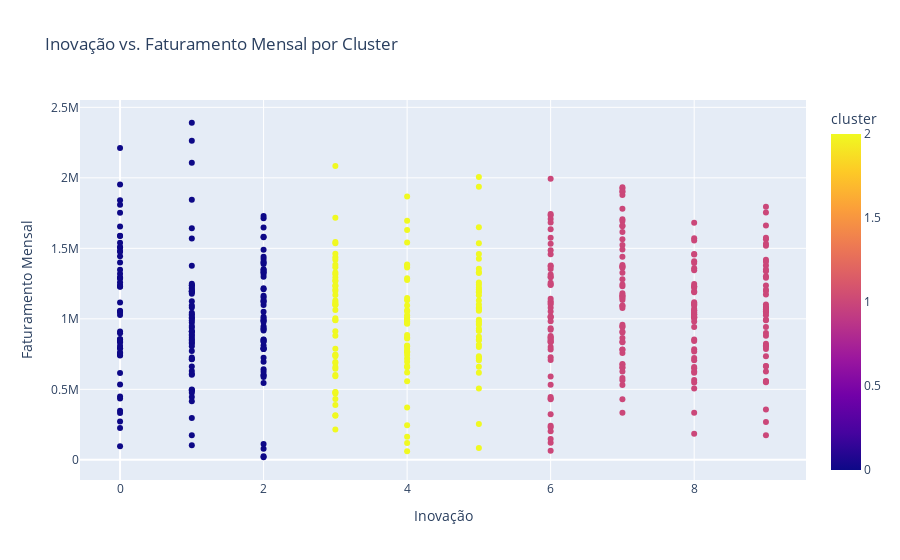

Source (notebook cell):
### Code cell
# Plot "inovacao" and "faturamento_mensal" by cluster
px.scatter(
    df,
    x="inovacao",
    y="faturamento_mensal",
    color="cluster",
    title="Inovação vs. Faturamento Mensal por Cluster",
    labels={"inovacao": "Inovação", "faturamento_mensal": "Faturamento Mensal"},
)

### Figure 1 — Plotly figure (JSON) as saved in the notebook; plotly's stock layout.template omitted (floating-point values rounded to 4 significant figures; data arrays with more than 128 entries replaced by an {"elided": "..."} marker saying what was removed)
{"data": [{"hovertemplate": "Inovação=%{x}<br>Faturamento Mensal=%{y}<br>cluster=%{marker.color}<extra></extra>", "legendgroup": "", "marker": {"color": {"elided": "500 int values"}, "coloraxis": "coloraxis", "symbol": "circle"}, "mode": "markers", "name": "", "orientation": "v", "showlegend": false, "type": "scatter", "x": {"elided": "500 int values"}, "xaxis": "x", "y": {"elided": "500 float values"}, "yaxis": "y"}], "layout": {"coloraxis": {"colorbar": {"title": {"text": "cluster"}}, "colorscale": [[0, "#0d0887"], [0.1111, "#46039f"], [0.2222, "#7201a8"], [0.3333, "#9c179e"], [0.4444, "#bd3786"], [0.5556, "#d8576b"], [0.6667, "#ed7953"], [0.7778, "#fb9f3a"], [0.8889, "#fdca26"], [1, "#f0f921"]]}, "legend": {"tracegroupgap": 0}, "title": {"text": "Inovação vs. Faturamento Mensal por Cluster"}, "xaxis": {"anchor": "y", "domain": [0, 1], "title": {"text": "Inovação"}}, "yaxis": {"anchor": "x", "domain": [0, 1], "title": {"text": "Faturamento Mensal"}}}}
